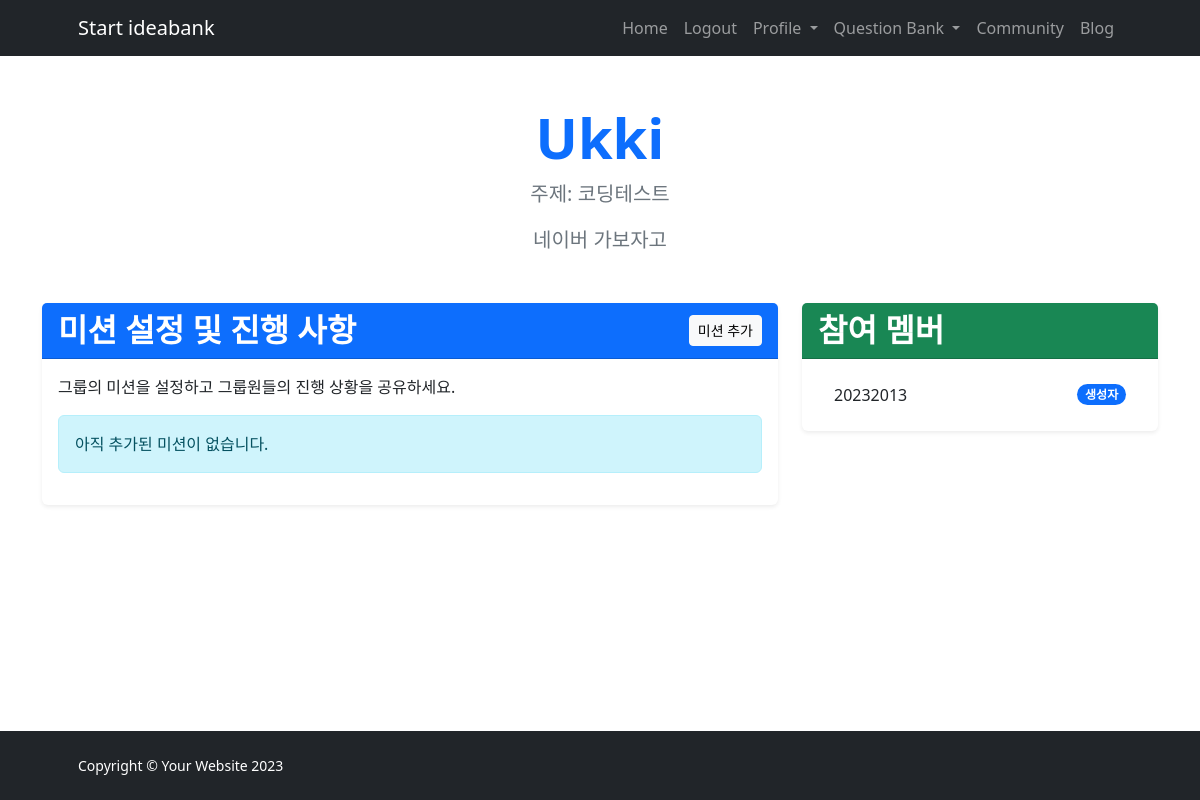
/study-group/1/ (signed in), run on an earlier commit of the app's database.
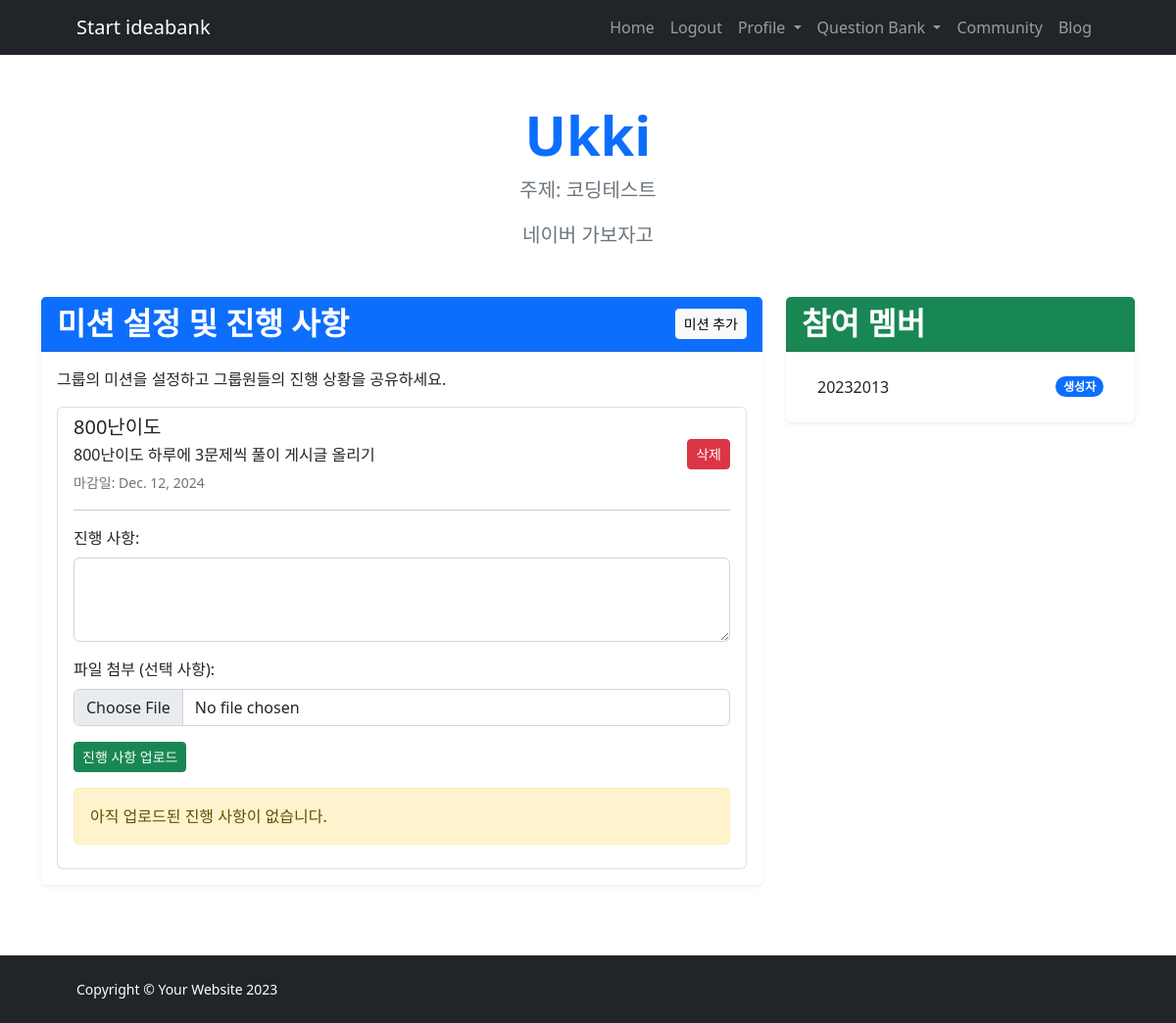
And on a later commit of the database.
### IBK_ossproject/models.py (models this page shows, shortened)
class Mission(models.Model):
    group = models.ForeignKey(StudyGroup, on_delete=models.CASCADE, related_name='missions')
    title = models.CharField(max_length=200)
    description = models.TextField()
    deadline = models.DateField()
    completed_members = models.ManyToManyField(User, related_name='completed_missions', blank=True)

### IBK_ossproject/views.py (the view)
# urls.py: path('study-group/<int:group_id>/', views.study_group_detail, name='study_group_detail'),
@login_required
def study_group_detail(request, group_id):
    group = get_object_or_404(StudyGroup, id=group_id)
    missions = group.missions.all()  # 해당 그룹의 미션 목록
    return render(request, 'study-group-detail.html', {'group': group, 'missions': missions})

### templates/study-group-detail.html (shortened to what the changed rows need)
{% extends 'base.html' %}
{% block content %}
<div class="container py-5">
    <div class="text-center mb-5">
        <h1 class="fw-bolder display-4 text-primary">{{ group.name }}</h1>
    </div>
    <div class="row">
        <div class="col-lg-8 mb-4">
            <div class="card shadow-sm border-0">
                <div class="card-header bg-primary text-white d-flex justify-content-between align-items-center">
                    <h2 class="fw-bolder mb-0">미션 설정 및 진행 사항</h2>
                </div>
                <div class="card-body">
                    <p>그룹의 미션을 설정하고 그룹원들의 진행 상황을 공유하세요.</p>
                    {% if missions.exists %}
                    <ul class="list-group">
                        {% for mission in missions %}
                            <li class="list-group-item">
                                <div class="d-flex justify-content-between align-items-center">
                                    <div>
                                        <h5 class="mb-1">{{ mission.title }}</h5>
                                        <p class="mb-1">{{ mission.description }}</p>
                                        <small class="text-muted">마감일: {{ mission.deadline }}</small>
                                    </div>
                                    {% if user == group.owner %}
                                    <form method="post" action="{% url 'delete_mission' mission.id %}" onsubmit="return confirm('정말로 이 미션을 삭제하시겠습니까?');">
                                        <button type="submit" class="btn btn-danger btn-sm">삭제</button>
                                    </form>
                                    {% endif %}
                                </div>
                                <hr>
                                {% if user == group.owner or user in group.members.all %}
                                <form method="post" action="{% url 'upload_progress' mission.id %}" enctype="multipart/form-data" class="mt-3">
                                    <div class="mb-3">
                                        <label for="progress_{{ mission.id }}" class="form-label">진행 사항:</label>
                                        <textarea class="form-control" id="progress_{{ mission.id }}" name="progress" rows="3" required></textarea>
                                    </div>
                                    <div class="mb-3">
                                        <label for="attachment_{{ mission.id }}" class="form-label">파일 첨부 (선택 사항):</label>
                                        <input type="file" class="form-control" id="attachment_{{ mission.id }}" name="attachment">
                                    </div>
                                    <button type="submit" class="btn btn-success btn-sm">진행 사항 업로드</button>
                                </form>
                                {% endif %}
                                {% with mission.progress_set.all as progresses %}
                                {% if progresses.exists %}
                                <ul class="list-group mt-3">
                                    {% for progress in progresses %}
                                    <li class="list-group-item">
                                        <p class="mb-1"><strong>{{ progress.user.username }}</strong>: {{ progress.details }}</p>
                                        {% if progress.attachment %}
                                        <a href="{{ progress.attachment.url }}" class="text-decoration-none" target="_blank">첨부 파일 보기</a>
                                        {% endif %}
                                    </li>
                                    {% endfor %}
                                </ul>
                                {% else %}
                                <div class="alert alert-warning mt-3">아직 업로드된 진행 사항이 없습니다.</div>
                                {% endif %}
                                {% endwith %}
                            </li>
                        {% endfor %}
                    </ul>
                    {% else %}
                    <div class="alert alert-info">아직 추가된 미션이 없습니다.</div>
                    {% endif %}
                </div>
            </div>
        </div>
        <div class="col-lg-4">
            <div class="card shadow-sm border-0">
                <div class="card-header bg-success text-white">
                    <h2 class="fw-bolder mb-0">참여 멤버</h2>
                </div>
            </div>
        </div>
    </div>
</div>
{% endblock %}

What changed in the data, as far as the page shows it:
added Mission: title "800난이도", description "800난이도 하루에 3문제씩 풀이 게시글 올리기", deadline "Dec. 12, 2024", shows "아직 업로드된 진행 사항이 없습니다."
Also different on the page:
text no longer shown: "아직 추가된 미션이 없습니다."
